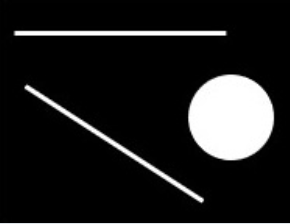
#> input picture 图像认知和OpenCV/霍夫变换/picture.png, 290 x 224 px
$ python '4.霍夫圆检测.py'
#> lines starting #> are read from the running program, lines starting #| are printed output that depends on the picture; after the words box and inside, x2 and y2 are one past the last pixel; in counts of white or black regions, pixels touching at a corner belong together
import cv2
import numpy as np

image_np = cv2.imread('./picture.png')
#> image_np is the input picture: shape (224, 290, 3); mean B, G, R 31.5, 31.5, 31.5
image_gray = cv2.cvtColor(image_np,cv2.COLOR_BGR2GRAY)
image_shape = image_np.shape
#> image_shape = (224, 290, 3)
#Canny边缘检测
image_canny = cv2.Canny(image_gray,30,70)
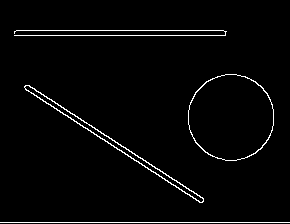
#> image_canny: shape (224, 290); 2.5% white in thin lines or dots, all inside (x1, y1, x2, y2) = (0, 30, 290, 223)

#霍夫圆检测
# circles = cv2.HoughCircles(image_gray,cv2.HOUGH_GRADIENT,1,20,param1=70,param2=50)
# circles = np.int0(np.around(circles))
circles = cv2.HoughCircles(image_gray,cv2.HOUGH_GRADIENT_ALT,1,20,param1=70,param2=0.9)
#> circles = [[232, 118, 42.91]]
circles = np.int0(np.around(circles))
#> circles = [[232, 118, 43]]

#创建一个模板
image_Circle = np.zeros(image_shape,dtype = np.uint8)

for circle in circles:
    x,y,radius = circle[0]
    cv2.circle(image_Circle,(x,y),radius,(0,0,255),2)
#> this loop made 1 pass
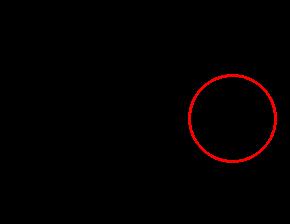
#> image_Circle: shape (224, 290, 3); mean of channels 0, 1, 2 0, 0, 3.1; drawn as B, G, R

cv2.imshow('image_np',image_np)
cv2.imshow('image_Circle',image_Circle)
cv2.waitKey(0)
